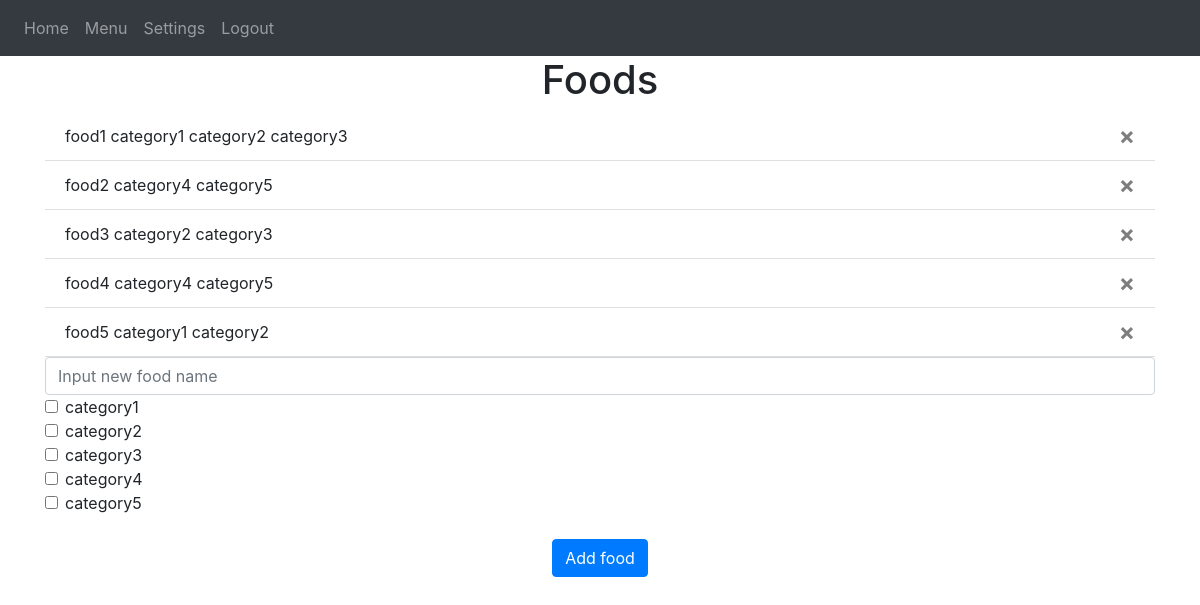
The page / (signed in) on the database its author committed.
### src/models.py (models this page shows)
class Food(db.Model):
    __tablename__ = "foods"
    id = db.Column(db.Integer, primary_key = True)
    name = db.Column(db.String(100))
    data = db.Column(db.String(10000))
    date = db.Column(db.DateTime(timezone = True), default = func.now())
    lastServed = db.Column(db.Date, default = datetime.date(2021,12,10))
    value = db.Column(db.Float())
    user_id = db.Column(db.Integer,db.ForeignKey('users.id'))
    categories = db.relationship('Category', secondary = 'food_category',back_populates = 'foods')
    menus = db.relationship('Menu', secondary = 'food_menu', back_populates = 'foods', lazy='dynamic')

class Category(db.Model):
    __tablename__ = "categories"
    id = db.Column(db.Integer, primary_key=True)
    name = db.Column(db.String(100))
    value = db.Column(db.Float())
    immediateValue = db.Column(db.Float())
    user_id = db.Column(db.Integer,db.ForeignKey('users.id'))
    foods = db.relationship('Food',secondary='food_category',back_populates='categories')

### src/views.py (the view, shortened to what this page needs)
@views.route('/',methods=['GET','POST'])
@login_required
def home():
    return render_template("home.html", user=current_user)

### src/__init__.py (called while the page is built)
def create_app():
    app = Flask(__name__)
    app.config['SECRET_KEY'] = 'tajny klucik'
    app.config['SQLALCHEMY_DATABASE_URI'] = f'sqlite:///{DB_NAME}'
    db.init_app(app)
    from .views import views
    from .auth import auth
    app.register_blueprint(views, url_prefix='/')
    app.register_blueprint(auth, url_prefix='/')
    from .models import User, Food, Category, FoodCategory
    create_database(app)
    login_manager = LoginManager()
    login_manager.login_view = 'auth.login'
    login_manager.init_app(app)
    @login_manager.user_loader
    def load_user(id):
        return User.query.get(int(id))
    return app

### src/templates/home.html (shortened to what this page needs)
{% extends "base.html" %}
{% block content %}
<h1 align="center">Foods</h1>
<ul class="list-group list-group-flush" id="foods">
    {% for food in user.foods %}
    <li class="list-group-item">
        {{ food.name }}
        {% for category in food.categories %}
        {{category.name}}
        {% endfor %}
        <button type="button" class="close" onClick="deleteFood({{ food.id }} )">
            <span aria-hidden="true">&times;</span>
        </button>
    </li>
    {% endfor %}
</ul>
<form method="POST">
    <input
        type="text"
        name="food"
        id="food"
        class="form-control"
        placeholder="Input new food name"
    />
    {% for category in user.categories %}
    <div class="form-check">
        <input class="form-check-input" type="checkbox" value="" id="{{'category_'+category.id|string }}" name="{{ 'category_'+category.id|string }}">
        <label class="form-check-label" for="{{ 'category_'+category.id|string }}">
            {{ category.name }}
        </label>
    </div>
    {% endfor %}
    <br />
    <div align="center">
        <button type="submit" class="btn btn-primary">Add food</button>
    </div>
</form>
{% endblock %}

### rows shown on the page
Food: name "food1"
Category: name "category1"
Category: name "category2"
Category: name "category3"
Food: name "food2"
Category: name "category4"
Category: name "category5"
Food: name "food3"
Food: name "food4"
Food: name "food5"
